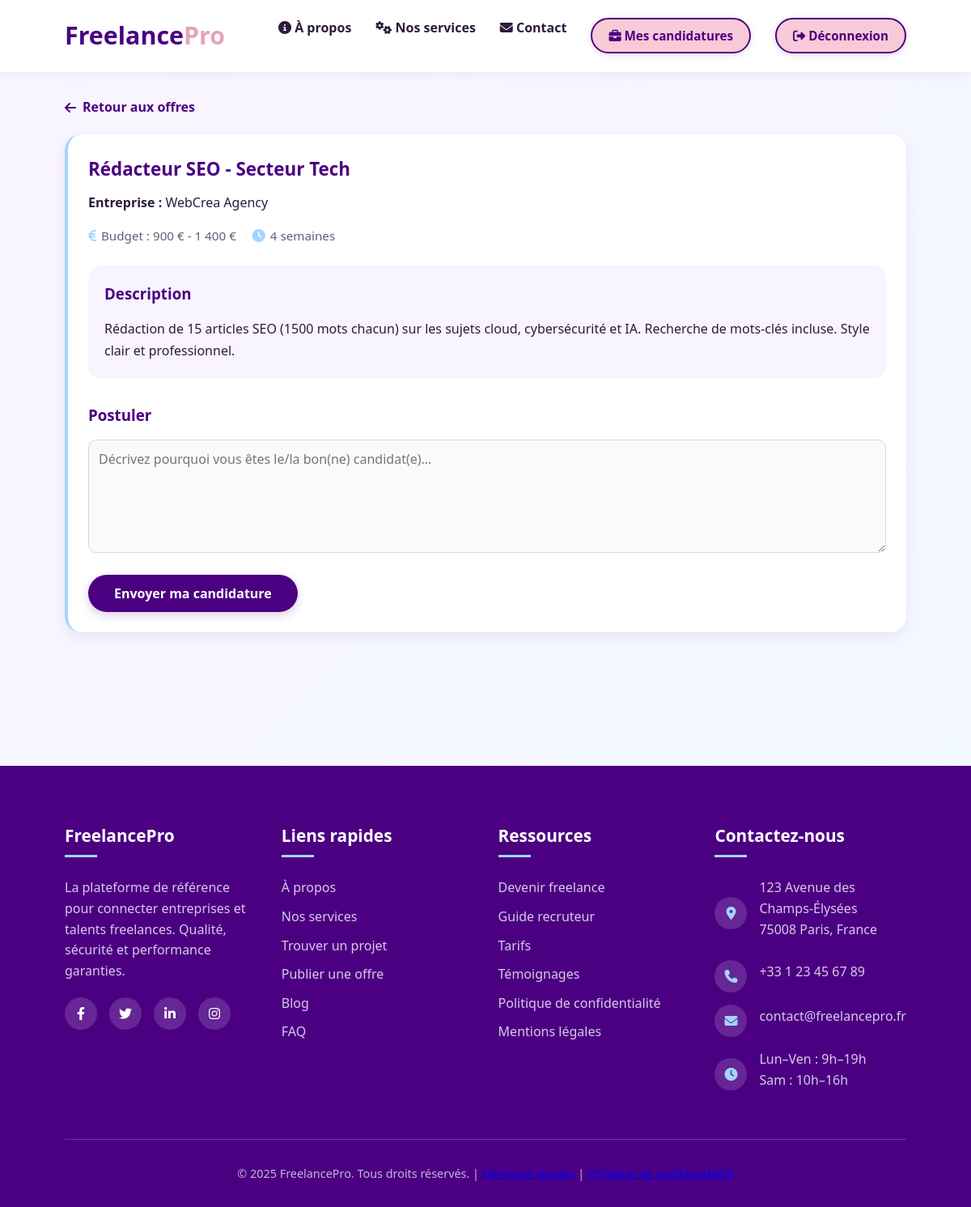
The page /freelance/offre-detail.php?id=5 (signed in) on the database its author committed.
### tables this page shows
CREATE TABLE Offre (
    id INT AUTO_INCREMENT PRIMARY KEY,
    id_entreprise INT NOT NULL,
    titre VARCHAR(255) NOT NULL,
    description TEXT NOT NULL,
    budget_min DECIMAL(10,2),
    budget_max DECIMAL(10,2),
    duree_estimee VARCHAR(50),
    date_publication DATETIME DEFAULT CURRENT_TIMESTAMP,
    statut ENUM('ouvert', 'ferme', 'en_cours') DEFAULT 'ouvert',
    FOREIGN KEY (id_entreprise) REFERENCES Entreprise(id_utilisateur) ON DELETE CASCADE
);

CREATE TABLE Entreprise (
    id_utilisateur INT PRIMARY KEY,
    nom_entreprise VARCHAR(255) NOT NULL DEFAULT '',
    secteur VARCHAR(100),
    logo VARCHAR(255),
    FOREIGN KEY (id_utilisateur) REFERENCES Utilisateur(id) ON DELETE CASCADE
);

### freelance/offre-detail.php (the view, shortened to what this page needs)
<?php
include '../includes/db.php';
$id = filter_var($_GET['id'] ?? 0, FILTER_VALIDATE_INT);
$stmt = $pdo->prepare("
    SELECT o.*, e.nom_entreprise
    FROM Offre o
    JOIN Entreprise e ON o.id_entreprise = e.id_utilisateur
    WHERE o.id = ? AND o.statut = 'ouvert'
");
$stmt->execute([$id]);
$offre = $stmt->fetch();
?>
<!DOCTYPE html>
<html lang="fr">
<head>
    <link rel="stylesheet" href="https://cdnjs.cloudflare.com/ajax/libs/font-awesome/6.4.0/css/all.min.css">
    <link rel="stylesheet" href="../css/style.css">
</head>
<body>
    <?php include '../includes/navbar.php'; ?>
    <div class="container" style="padding-top: 120px; padding-bottom: 60px;">
        <a href="offres.php" class="back-link"><i class="fas fa-arrow-left"></i> Retour aux offres</a>
        <div class="card">
            <h1 class="card-title"><?= htmlspecialchars($offre['titre']) ?></h1>
            <p><strong>Entreprise :</strong> <?= htmlspecialchars($offre['nom_entreprise']) ?></p>
            <div class="offre-meta" style="margin: 15px 0;">
                <?php if ($offre['budget_min'] > 0): ?>
                    <div class="meta-item">
                        <i class="fas fa-euro-sign"></i>
                        Budget : <?= number_format($offre['budget_min'], 0, ',', ' ') ?> €
                        <?php if ($offre['budget_max'] > 0): ?> - <?= number_format($offre['budget_max'], 0, ',', ' ') ?> €<?php endif; ?>
                    </div>
                <?php endif; ?>
                <?php if (!empty($offre['duree_estimee'])): ?>
                    <div class="meta-item">
                        <i class="fas fa-clock"></i>
                        <?= htmlspecialchars($offre['duree_estimee']) ?>
                    </div>
                <?php endif; ?>
            </div>
            <div style="margin: 25px 0; padding: 20px; background: #f9f5ff; border-radius: 16px;">
                <h3 style="color: var(--primary); margin-bottom: 15px;">Description</h3>
                <p style="line-height: 1.7;"><?= nl2br(htmlspecialchars($offre['description'])) ?></p>
            </div>
            <form method="POST" style="margin-top: 30px;">
                <h3 style="color: var(--primary); margin-bottom: 15px;">Postuler</h3>
                <div class="form-group">
                    <textarea name="message" class="form-control" required placeholder="Décrivez pourquoi vous êtes le/la bon(ne) candidat(e)..."></textarea>
                </div>
                <button type="submit" class="btn" style="width: auto;">Envoyer ma candidature</button>
            </form>
        </div>
    </div>
</body>
</html>
<?php include 'includes/footer.php';?>

### css/style.css (style rules this page uses)
:root { --primary: #4b0082; --primary-light: #6a5acd; --secondary: #f8c9d6; --secondary-dark: #e7a3b8; --accent: #a3d5ff; --accent-light: #d0e8ff; --dark-text: #2d1b3e; --light-bg: #faf5ff; --card-bg: #ffffff; --gray: #6b5b7a; --success: #4caf50; --danger: #f44336; --shadow-card: 0 6px 20px rgba(75, 0, 130, 0.12); --transition: all 0.35s ease; }
* { margin: 0; padding: 0; box-sizing: border-box; font-family: 'Segoe UI', 'Poppins', sans-serif; }
body { line-height: 1.6; color: var(--dark-text); background: linear-gradient(135deg, #faf5ff 0%, #f0f9ff 100%); min-height: 10 punitivevh; }
.container { width: 90%; max-width: 1200px; margin: 0 auto; padding: 0 20px; }
.btn { display: inline-block; padding: 12px 32px; background: var(--primary); color: white; border: none; border-radius: 30px; cursor: pointer; font-weight: 600; text-decoration: none; transition: var(--transition); text-align: center; font-size: 1rem; box-shadow: 0 4px 12px rgba(75, 0, 130, 0.2); }
.form-group { margin-bottom: 20px; }
.form-group input, .form-group textarea, .form-group select { width: 100%; padding: 12px; border: 1px solid #e0d0e8; border-radius: 10px; font-size: 1rem; background: #fcf9fd; }
.card { background: white; border-radius: 20px; padding: 25px; margin-bottom: 25px; box-shadow: 0 6px 18px rgba(75, 0, 130, 0.08); transition: all 0.35s ease; border-left: 4px solid var(--accent); }
.card-title { font-size: 1.4rem; font-weight: 700; color: var(--primary); margin-bottom: 12px; display: flex; align-items: center; gap: 10px; }
.offre-meta { display: flex; gap: 20px; margin: 12px 0; flex-wrap: wrap; }
.meta-item { display: flex; align-items: center; gap: 6px; font-size: 0.95rem; color: var(--gray); }
.meta-item i { color: var(--accent); font-size: 1rem; }
.back-link { display: inline-flex; align-items: center; gap: 8px; color: var(--primary); text-decoration: none; font-weight: 600; margin-bottom: 20px; transition: opacity 0.2s; }
.form-group { margin-bottom: 20px; flex: 1; min-width: 250px; }
.form-control { width: 100%; padding: 14px; border: 2px solid #eae6f0; border-radius: 14px; font-size: 1.05rem; transition: all 0.25s ease; background: #fcf9fd; }
textarea.form-control { min-height: 140px; resize: vertical; }

### rows shown on the page
offre: titre "Rédacteur SEO - Secteur Tech", id_entreprise.nom_entreprise "WebCrea Agency", budget_min "900", budget_max "1 400", duree_estimee "4 semaines", description "Rédaction de 15 articles SEO (1500 mots chacun) sur les sujets cloud, cybersécurité et IA. Recherche de mots-clés incluse. Style clair et professionnel."
